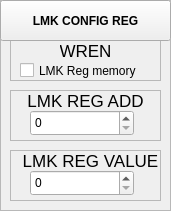
        <widget class="QFrame" name="frame_120">
         <property name="geometry">
          <rect>
           <x>10</x>
           <y>210</y>
           <width>171</width>
           <height>211</height>
          </rect>
         </property>
         <property name="frameShape">
          <enum>QFrame::StyledPanel</enum>
         </property>
         <property name="frameShadow">
          <enum>QFrame::Raised</enum>
         </property>
         <widget class="QFrame" name="frame_26">
          <property name="geometry">
           <rect>
            <x>10</x>
            <y>90</y>
            <width>151</width>
            <height>51</height>
           </rect>
          </property>
          <property name="frameShape">
           <enum>QFrame::StyledPanel</enum>
          </property>
          <property name="frameShadow">
           <enum>QFrame::Raised</enum>
          </property>
          <widget class="QLabel" name="label_148">
           <property name="geometry">
            <rect>
             <x>10</x>
             <y>0</y>
             <width>131</width>
             <height>21</height>
            </rect>
           </property>
           <property name="font">
            <font>
             <pointsize>13</pointsize>
             <weight>50</weight>
             <bold>false</bold>
            </font>
           </property>
           <property name="text">
            <string>LMK REG ADD</string>
           </property>
           <property name="alignment">
            <set>Qt::AlignCenter</set>
           </property>
          </widget>
          <widget class="QSpinBox" name="spinBox_LMK_REG_ADD">
           <property name="geometry">
            <rect>
             <x>20</x>
             <y>20</y>
             <width>104</width>
             <height>26</height>
            </rect>
           </property>
          </widget>
         </widget>
         <widget class="QFrame" name="frame_25">
          <property name="geometry">
           <rect>
            <x>10</x>
            <y>40</y>
            <width>151</width>
            <height>41</height>
           </rect>
          </property>
          <property name="frameShape">
           <enum>QFrame::StyledPanel</enum>
          </property>
          <property name="frameShadow">
           <enum>QFrame::Raised</enum>
          </property>
          <widget class="QLabel" name="label_146">
           <property name="geometry">
            <rect>
             <x>50</x>
             <y>0</y>
             <width>51</width>
             <height>21</height>
            </rect>
           </property>
           <property name="font">
            <font>
             <pointsize>13</pointsize>
             <weight>50</weight>
             <bold>false</bold>
            </font>
           </property>
           <property name="text">
            <string>WREN</string>
           </property>
           <property name="alignment">
            <set>Qt::AlignCenter</set>
           </property>
          </widget>
          <widget class="QCheckBox" name="checkBox_LMK_WREN">
           <property name="geometry">
            <rect>
             <x>10</x>
             <y>20</y>
             <width>131</width>
             <height>21</height>
            </rect>
           </property>
           <property name="text">
            <string>LMK Reg memory</string>
           </property>
          </widget>
         </widget>
         <widget class="QFrame" name="frame_27">
          <property name="geometry">
           <rect>
            <x>10</x>
            <y>150</y>
            <width>151</width>
            <height>51</height>
           </rect>
          </property>
          <property name="frameShape">
           <enum>QFrame::StyledPanel</enum>
          </property>
          <property name="frameShadow">
           <enum>QFrame::Raised</enum>
          </property>
          <widget class="QLabel" name="label_149">
           <property name="geometry">
            <rect>
             <x>10</x>
             <y>0</y>
             <width>141</width>
             <height>21</height>
            </rect>
           </property>
           <property name="font">
            <font>
             <pointsize>13</pointsize>
             <weight>50</weight>
             <bold>false</bold>
            </font>
           </property>
           <property name="text">
            <string>LMK REG VALUE</string>
           </property>
           <property name="alignment">
            <set>Qt::AlignCenter</set>
           </property>
          </widget>
          <widget class="QSpinBox" name="spinBox_LMK_REG_VALUE">
           <property name="geometry">
            <rect>
             <x>20</x>
             <y>20</y>
             <width>104</width>
             <height>26</height>
            </rect>
           </property>
          </widget>
         </widget>
         <widget class="QPushButton" name="pushButton_Clock_LMK_hw_reg">
          <property name="geometry">
           <rect>
            <x>0</x>
            <y>0</y>
            <width>171</width>
            <height>41</height>
           </rect>
          </property>
          <property name="font">
           <font>
            <weight>75</weight>
            <bold>true</bold>
           </font>
          </property>
          <property name="text">
           <string>LMK CONFIG REG</string>
          </property>
         </widget>
        </widget>
